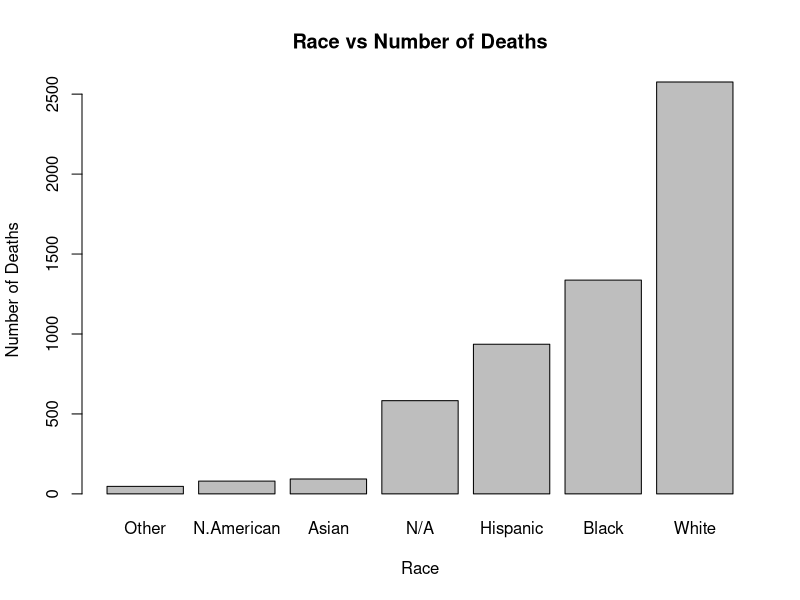

This figure's R source:
## ---- chunk 1
shootings = read.csv("fatal-police-shootings-data.csv", header = TRUE)

# Quick look at top 5 rows of data
head(shootings)

## Size of data
dim(shootings)

## R's classification of data
class(shootings)

## R's classification of variables
str(shootings)
## ---- chunk 2
shootings_copy = read.csv("fatal-police-shootings-data.csv", header = TRUE)
## ---- chunk 3
shootings_copy$race = gsub("A", "Asian", shootings_copy$race)
shootings_copy$race = gsub("B", "Black", shootings_copy$race)
shootings_copy$race = gsub("H", "Hispanic", shootings_copy$race)
shootings_copy$race = gsub("N", "N.American", shootings_copy$race)
shootings_copy$race = gsub("W", "White", shootings_copy$race)
shootings_copy$race = gsub("O", "Other", shootings_copy$race)
shootings_copy$race[shootings_copy$race == ""] <- "N/A"
## ---- chunk 4
shootings_copy$date = as.factor(shootings_copy$date)
shootings_copy$manner_of_death = as.factor(shootings_copy$manner_of_death)
shootings_copy$armed = as.factor(shootings_copy$armed)
shootings_copy$gender = as.factor(shootings_copy$gender)
shootings_copy$race = as.factor(shootings_copy$race)
shootings_copy$city = as.factor(shootings_copy$city)
shootings_copy$state = as.factor(shootings_copy$state)
shootings_copy$signs_of_mental_illness = as.logical(shootings_copy$signs_of_mental_illness)
shootings_copy$threat_level = as.factor(shootings_copy$threat_level)
shootings_copy$flee = as.factor(shootings_copy$flee)
shootings_copy$body_camera = as.logical(shootings_copy$body_camera)
shootings_copy$is_geocoding_exact = as.factor(shootings_copy$is_geocoding_exact)

str(shootings_copy)
## ---- chunk 5
race = shootings_copy$race
table(race)

race = factor(race, levels=c("Other", "N.American", "Asian", "N/A", "Hispanic", "Black", "White"))
barplot(table(race), main="Race vs Number of Deaths", xlab="Race", ylab="Number of Deaths")
